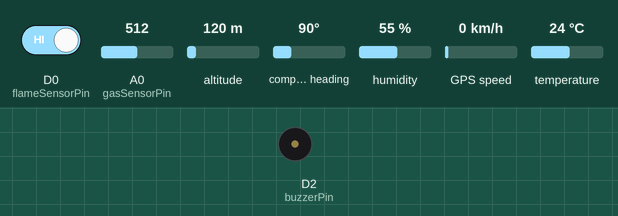
Recording of a sketch running on a simulated ESP8266 (NodeMCU). Shown: buzzer (waves = sounding, pin HIGH). Inputs (shaded band) come from the test bench; at power-on: D0 (flameSensorPin) HIGH, A0 (gasSensorPin) = 512, altitude 120 m, compass heading 90°, humidity 55 %, GPS speed 0 km/h, temperature 24 °C. WiFi joins after 1.5 s; servers stay silent unless stated; the GPS gets a fix after 3 s at 37.7749, -122.4194 with 8 satellites; what the sketch prints to the serial monitor is not drawn.

Above: at 3.2 s.
3.3 s: D0 (flameSensorPin) driven LOW
At 4.5 s:
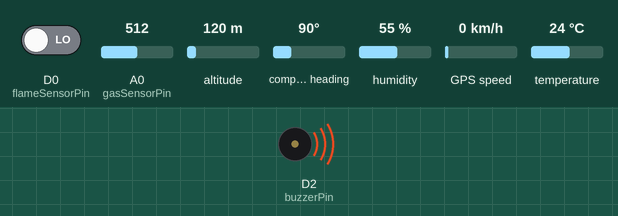
5.5 s: D0 (flameSensorPin) driven HIGH
At 7.4 s:
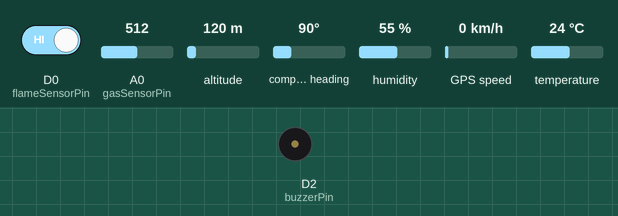
Timing chart, 0 to 8.9 s (numbered marks = the images above; inputs shaded):
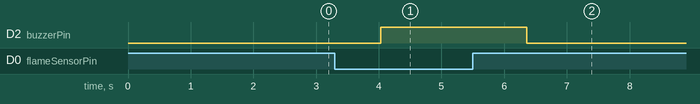

The sketch:

major_project.ino
```cpp
#include <ESP8266WiFi.h>
#include <WiFiClient.h>
#include <ThingSpeak.h>
#include <Adafruit_Sensor.h>
#include <DHT.h>
#include <SoftwareSerial.h>
#include <TinyGPS++.h>

// Wi-Fi Credentials
const char* ssid = "Saikiran ";
const char* password = "saikiran123";

// ThingSpeak Settings
WiFiClient client;
unsigned long myChannelNumber = 3115250;
const char* myWriteAPIKey = "4C6CV5GZKM4235BI";

// DHT Sensor Setup
#define DHTPIN D5
#define DHTTYPE DHT22
DHT dht(DHTPIN, DHTTYPE);

// Other Sensor Pins
const int gasSensorPin = A0;    // MQ-2 Gas Sensor
const int flameSensorPin = D0;  // Flame Sensor
const int buzzerPin = D2;       // Buzzer
const int alertButtonPin = D3;  // Manual Alert Button

// GPS Setup
SoftwareSerial gpsSerial(D7, D8); // RX, TX
TinyGPSPlus gps;

// Thresholds
int gasThreshold = 1600;         // Adjust based on calibration

void setup() {
  Serial.begin(115200);
  Serial.println("Multi-Sensor Safety System Initializing...");

  dht.begin();
  gpsSerial.begin(9600);

  pinMode(flameSensorPin, INPUT);
  pinMode(buzzerPin, OUTPUT);
  pinMode(alertButtonPin, INPUT_PULLUP); // Button uses internal pull-up

  // Connect to Wi-Fi
  WiFi.begin(ssid, password);
  while (WiFi.status() != WL_CONNECTED) {
    delay(1000);
    Serial.println("Connecting to WiFi...");
  }
  Serial.println("WiFi connected");

  // Initialize ThingSpeak
  ThingSpeak.begin(client);
}

void loop() {
  delay(2000); // Sensor reading interval

  // Read DHT22
  float humidity = dht.readHumidity();
  float temperature = dht.readTemperature();

  // Read MQ-2 Gas Sensor
  int gasValue = analogRead(gasSensorPin);

  // Read Flame Sensor
  int flameValue = digitalRead(flameSensorPin);

  // Read Alert Button
  bool alertPressed = digitalRead(alertButtonPin) == LOW;

  // Read GPS data
  while (gpsSerial.available() > 0) {
    gps.encode(gpsSerial.read());
  }

  // Print Sensor Readings
  Serial.println("----- Sensor Readings -----");
  if (isnan(humidity) || isnan(temperature)) {
    Serial.println("Failed to read from DHT sensor!");
  } else {
    Serial.print("Humidity: ");
    Serial.print(humidity);
    Serial.print(" %\tTemperature: ");
    Serial.print(temperature);
    Serial.println(" *C");
  }

  Serial.print("Gas Sensor Value: ");
  Serial.println(gasValue);

  Serial.print("Flame Sensor Value: ");
  Serial.println(flameValue);

  Serial.print("Alert Button: ");
  Serial.println(alertPressed ? "PRESSED" : "Not pressed");

  // Danger Detection
  if (gasValue > gasThreshold) {
    Serial.println("🔥 Gas Leak Detected!");
    digitalWrite(buzzerPin, HIGH);
  } else if (flameValue == LOW) {
    Serial.println("🔥 Fire Detected!");
    digitalWrite(buzzerPin, HIGH);
  } else if (alertPressed) {
    Serial.println("🚨 Manual Alert Triggered!");
    digitalWrite(buzzerPin, HIGH);

    // Show GPS only during alert
    if (gps.location.isValid()) {
      float latitude = gps.location.lat();
      float longitude = gps.location.lng();
      Serial.print("📍 Latitude: ");
      Serial.println(latitude, 6);
      Serial.print("📍 Longitude: ");
      Serial.println(longitude, 6);

      // Send GPS to ThingSpeak
      ThingSpeak.setField(6, latitude);
      ThingSpeak.setField(7, longitude);
    } else {
      Serial.println("⚠️ GPS signal not available");
    }
  } else {
    digitalWrite(buzzerPin, LOW);
    Serial.println("✅ Environment Normal");
  }

  // Send Data to ThingSpeak
  ThingSpeak.setField(1, humidity);
  ThingSpeak.setField(2, temperature);
  ThingSpeak.setField(3, gasValue);
  ThingSpeak.setField(4, flameValue);
  ThingSpeak.setField(5, alertPressed ? 1 : 0);

  int x = ThingSpeak.writeFields(myChannelNumber, myWriteAPIKey);
  if (x == 200) {
    Serial.println("✅ Data sent to ThingSpeak");
  } else {
    Serial.println("❌ Error sending data: " + String(x));
  }

  Serial.println("---------------------------\n");
}
```

Measured:
- after the input at 3.3 s, D2 (buzzerPin): LOW → HIGH after 0.73 s
- after the input at 5.5 s, D2 (buzzerPin): HIGH → LOW after 0.86 s
